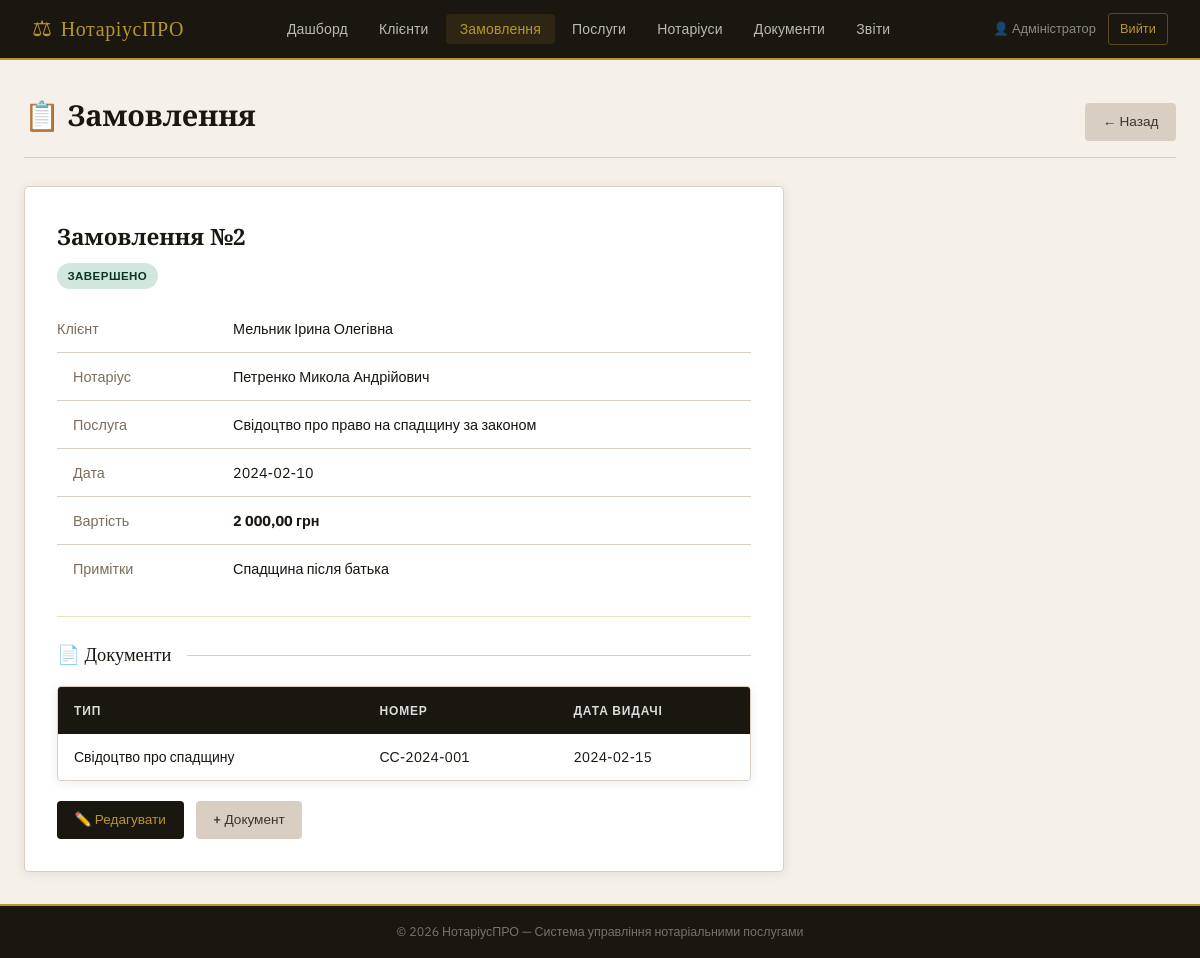
The page /pages/orders.php?action=view&id=2 (signed in) on the database its author committed.
### tables this page shows
CREATE TABLE orders (
    id           INT AUTO_INCREMENT PRIMARY KEY,
    client_id    INT NOT NULL,
    notary_id    INT NOT NULL,
    service_id   INT NOT NULL,
    order_date   DATE NOT NULL,
    status       ENUM('pending','in_progress','completed','cancelled') DEFAULT 'pending',
    total_price  DECIMAL(10,2) NOT NULL,
    notes        TEXT,
    created_at   DATETIME DEFAULT CURRENT_TIMESTAMP,
    FOREIGN KEY (client_id)  REFERENCES clients(id)  ON DELETE RESTRICT,
    FOREIGN KEY (notary_id)  REFERENCES notaries(id) ON DELETE RESTRICT,
    FOREIGN KEY (service_id) REFERENCES services(id) ON DELETE RESTRICT
);

CREATE TABLE clients (
    id            INT AUTO_INCREMENT PRIMARY KEY,
    full_name     VARCHAR(150) NOT NULL,
    passport_no   VARCHAR(20)  NOT NULL UNIQUE,
    tax_id        VARCHAR(20),
    phone         VARCHAR(20),
    email         VARCHAR(100),
    address       TEXT,
    created_at    DATETIME DEFAULT CURRENT_TIMESTAMP
);

CREATE TABLE notaries (
    id          INT AUTO_INCREMENT PRIMARY KEY,
    full_name   VARCHAR(150) NOT NULL,
    license_no  VARCHAR(50)  NOT NULL UNIQUE,
    phone       VARCHAR(20),
    email       VARCHAR(100),
    address     TEXT,
    created_at  DATETIME DEFAULT CURRENT_TIMESTAMP
);

CREATE TABLE services (
    id          INT AUTO_INCREMENT PRIMARY KEY,
    category_id INT NOT NULL,
    name        VARCHAR(200) NOT NULL,
    description TEXT,
    base_price  DECIMAL(10,2) NOT NULL DEFAULT 0.00,
    FOREIGN KEY (category_id) REFERENCES service_categories(id) ON DELETE CASCADE
);

CREATE TABLE documents (
    id          INT AUTO_INCREMENT PRIMARY KEY,
    order_id    INT NOT NULL,
    doc_type    VARCHAR(100) NOT NULL,
    doc_number  VARCHAR(100),
    issue_date  DATE,
    notes       TEXT,
    created_at  DATETIME DEFAULT CURRENT_TIMESTAMP,
    FOREIGN KEY (order_id) REFERENCES orders(id) ON DELETE CASCADE
);

### includes/config.php (called while the page is built, shortened)
<?php
function e(string $s): string {
    return htmlspecialchars($s, ENT_QUOTES, 'UTF-8');
}

### pages/orders.php (the view, shortened to what this page needs)
<?php
require_once __DIR__ . '/../includes/config.php';
$db = getDB();
$action = $_GET['action'] ?? 'list';
$id     = (int)($_GET['id'] ?? 0);
$clients  = $db->query("SELECT id,full_name FROM clients ORDER BY full_name")->fetchAll();
$notaries = $db->query("SELECT id,full_name FROM notaries ORDER BY full_name")->fetchAll();
$services = $db->query("
    SELECT s.id, CONCAT(sc.name,' → ',s.name) AS label, s.base_price
    FROM services s JOIN service_categories sc ON sc.id=s.category_id
    ORDER BY sc.name, s.name")->fetchAll();
$row = [];
if (in_array($action,['edit','view']) && $id) {
    $stmt = $db->prepare("SELECT * FROM orders WHERE id=?");
    $stmt->execute([$id]);
    $row = $stmt->fetch() ?: [];
}
$statusLabels = ['pending'=>'Очікує','in_progress'=>'В роботі','completed'=>'Завершено','cancelled'=>'Скасовано'];
include __DIR__ . '/../includes/header.php';
?>
<div class="page-header">
  <h1>📋 Замовлення</h1>
  <?php if ($action==='list'): ?>
  <a href="?action=add" class="btn btn-gold">+ Нове замовлення</a>
  <?php else: ?>
  <a href="?" class="btn btn-secondary">← Назад</a>
  <?php endif; ?>
</div>
<?php if (in_array($action,['add','edit'])): ?>
<div class="form-card" style="max-width:760px;">
  <h2 style="font-family:var(--font-display);margin-bottom:1.25rem;font-size:1.2rem;">
    <?= $id ? 'Редагувати замовлення №'.$id : 'Нове замовлення' ?>
  </h2>
  <form method="post">
    <div class="form-grid">
      <div class="form-group">
        <label>Клієнт *</label>
        <select name="client_id" required>
          <option value="">— оберіть —</option>
          <?php foreach ($clients as $c): ?>
          <option value="<?= $c['id'] ?>" <?= ($row['client_id']??'')==$c['id']?'selected':'' ?>><?= e($c['full_name']) ?></option>
          <?php endforeach; ?>
        </select>
      </div>
      <div class="form-group">
        <label>Нотаріус *</label>
        <select name="notary_id" required>
          <option value="">— оберіть —</option>
          <?php foreach ($notaries as $n): ?>
          <option value="<?= $n['id'] ?>" <?= ($row['notary_id']??'')==$n['id']?'selected':'' ?>><?= e($n['full_name']) ?></option>
          <?php endforeach; ?>
        </select>
      </div>
      <div class="form-group full">
        <label>Послуга *</label>
        <select name="service_id" id="serviceSelect" required>
          <option value="">— оберіть послугу —</option>
          <?php foreach ($services as $s): ?>
          <option value="<?= $s['id'] ?>" data-price="<?= $s['base_price'] ?>"
            <?= ($row['service_id']??'')==$s['id']?'selected':'' ?>><?= e($s['label']) ?></option>
          <?php endforeach; ?>
        </select>
      </div>
      <div class="form-group">
        <label>Вартість (грн) *</label>
        <input type="number" name="total_price" id="totalPrice" step="0.01" min="0"
               value="<?= $row['total_price'] ?? '' ?>" required>
      </div>
      <div class="form-group">
        <label>Дата замовлення *</label>
        <input type="date" name="order_date" value="<?= e($row['order_date'] ?? date('Y-m-d')) ?>" required>
      </div>
      <div class="form-group">
        <label>Статус</label>
        <select name="status">
          <?php foreach ($statusLabels as $v => $l): ?>
          <option value="<?= $v ?>" <?= ($row['status']??'pending')===$v?'selected':'' ?>><?= $l ?></option>
          <?php endforeach; ?>
        </select>
      </div>
      <div class="form-group full">
        <label>Примітки</label>
        <textarea name="notes"><?= e($row['notes'] ?? '') ?></textarea>
      </div>
    </div>
    <div class="form-actions">
      <button class="btn btn-primary" type="submit">💾 Зберегти</button>
      <a href="?" class="btn btn-secondary">Скасувати</a>
    </div>
  </form>
</div>
<script>
document.getElementById('serviceSelect').addEventListener('change', function(){
  const price = this.selectedOptions[0]?.dataset.price;
  if (price) document.getElementById('totalPrice').value = price;
});
</script>
<?php elseif ($action==='view' && $row): ?>
<?php
$full = $db->prepare("
    SELECT o.*, c.full_name AS client, n.full_name AS notary, s.name AS service
    FROM orders o JOIN clients c ON c.id=o.client_id
    JOIN notaries n ON n.id=o.notary_id JOIN services s ON s.id=o.service_id
    WHERE o.id=?");
$full->execute([$id]);
$o = $full->fetch();
?>
<div class="form-card" style="max-width:760px;">
  <h2 style="font-family:var(--font-display);margin-bottom:.5rem;">Замовлення №<?= $id ?></h2>
  <span class="badge badge-<?= e($o['status']) ?>" style="margin-bottom:1rem;display:inline-block;"><?= $statusLabels[$o['status']] ?></span>
  <table style="width:100%;font-size:.9rem;">
    <tr><td style="color:var(--muted);width:160px;padding:.4rem 0;">Клієнт</td><td><?= e($o['client']) ?></td></tr>
    <tr><td style="color:var(--muted);">Нотаріус</td><td><?= e($o['notary']) ?></td></tr>
    <tr><td style="color:var(--muted);">Послуга</td><td><?= e($o['service']) ?></td></tr>
    <tr><td style="color:var(--muted);">Дата</td><td><?= e($o['order_date']) ?></td></tr>
    <tr><td style="color:var(--muted);">Вартість</td><td><strong><?= number_format($o['total_price'],2,',','&nbsp;') ?> грн</strong></td></tr>
    <?php if ($o['notes']): ?><tr><td style="color:var(--muted);">Примітки</td><td><?= e($o['notes']) ?></td></tr><?php endif; ?>
  </table>
  <?php
  $docs = $db->prepare("SELECT * FROM documents WHERE order_id=?");
  $docs->execute([$id]); $docList = $docs->fetchAll();
  ?>
  <?php if ($docList): ?>
  <hr class="gold-divider">
  <div class="section-title">📄 Документи</div>
  <div class="table-wrap"><table>
    <thead><tr><th>Тип</th><th>Номер</th><th>Дата видачі</th></tr></thead>
    <tbody>
    <?php foreach ($docList as $d): ?>
    <tr><td><?= e($d['doc_type']) ?></td><td><?= e($d['doc_number']??'—') ?></td><td><?= e($d['issue_date']??'—') ?></td></tr>
    <?php endforeach; ?>
    </tbody>
  </table></div>
  <?php endif; ?>
  <div class="form-actions" style="margin-top:1.25rem;">
    <a href="?action=edit&id=<?= $id ?>" class="btn btn-primary">✏️ Редагувати</a>
    <a href="documents.php?order_id=<?= $id ?>&action=add" class="btn btn-secondary">+ Документ</a>
  </div>
</div>
<?php endif; ?>
<?php include __DIR__ . '/../includes/footer.php'; ?>

### assets/css/style.css (style rules this page uses)
:root { --cream: #f5f1ea; --parchment:#ede6d8; --gold: #b8962e; --gold-lt: #d4af51; --ink: #1a1610; --ink-soft: #3d3528; --muted: #7a6e5e; --line: #d8cfc2; --white: #ffffff; --red: #b03a2e; --green: #2e7d4f; --blue: #1a4a6e; --orange: #c0622a; --font-display: 'Playfair Display', Georgia, serif; --font-body: 'IBM Plex Sans', sans-serif; --radius: 4px; --shadow: 0 2px 12px rgba(26,22,16,.08); --shadow-lg: 0 8px 32px rgba(26,22,16,.13); }
*, *::before, *::after { box-sizing: border-box; margin: 0; padding: 0; }
body { font-family: var(--font-body); background: var(--cream); color: var(--ink); font-size: 15px; line-height: 1.6; min-height: 100vh; display: flex; flex-direction: column; }
.page-header { display: flex; align-items: baseline; justify-content: space-between; margin-bottom: 1.75rem; padding-bottom: 1rem; border-bottom: 1px solid var(--line); }
.page-header h1 { font-family: var(--font-display); font-size: 1.8rem; color: var(--ink); font-weight: 700; }
.table-wrap { background: var(--white); border: 1px solid var(--line); border-radius: var(--radius); box-shadow: var(--shadow); overflow: auto; }
table { width: 100%; border-collapse: collapse; font-size: .875rem; }
thead th { background: var(--ink); color: rgba(255,255,255,.85); font-weight: 600; font-size: .75rem; text-transform: uppercase; letter-spacing: .07em; padding: .85rem 1rem; text-align: left; white-space: nowrap; }
tbody tr { border-bottom: 1px solid var(--line); }
tbody tr:last-child { border-bottom: none; }
tbody td { padding: .75rem 1rem; vertical-align: middle; }
tbody td:first-child { font-weight: 500; }
.badge { display: inline-block; padding: .22rem .65rem; border-radius: 20px; font-size: .72rem; font-weight: 600; letter-spacing: .04em; text-transform: uppercase; }
.badge-completed { background: #d1e7dd; color: #0a3622; }
.btn { display: inline-flex; align-items: center; gap: .4rem; padding: .5rem 1.1rem; border: none; border-radius: var(--radius); cursor: pointer; font-family: var(--font-body); font-size: .85rem; font-weight: 500; text-decoration: none; transition: opacity .15s, transform .1s; white-space: nowrap; }
.btn-primary { background: var(--ink); color: var(--gold); }
.btn-secondary { background: var(--line); color: var(--ink-soft); }
.form-card { background: var(--white); border: 1px solid var(--line); border-radius: var(--radius); box-shadow: var(--shadow); padding: 2rem; max-width: 680px; }
.form-actions { margin-top: 1.5rem; display: flex; gap: .75rem; flex-wrap: wrap; }
.section-title { font-family: var(--font-display); font-size: 1.15rem; color: var(--ink); margin-bottom: 1rem; display: flex; align-items: center; gap: .5rem; }
.section-title::after { content: ''; flex: 1; height: 1px; background: var(--line); margin-left: .5rem; }
.gold-divider { border: none; border-top: 1px solid var(--gold-lt); margin: 1.5rem 0; opacity: .4; }

### rows shown on the page
orders: status "ЗАВЕРШЕНО", client.full_name "Мельник Ірина Олегівна", notary.full_name "Петренко Микола Андрійович", service.name "Свідоцтво про право на спадщину за законом", order_date "2024-02-10", total_price "2 000,00", notes "Спадщина після батька"
documents: doc_type "Свідоцтво про спадщину", doc_number "СС-2024-001", issue_date "2024-02-15"

### other values the page prints
SITE_NAME "НотаріусПРО"
$u['name'] "Адміністратор"
$id "2"
